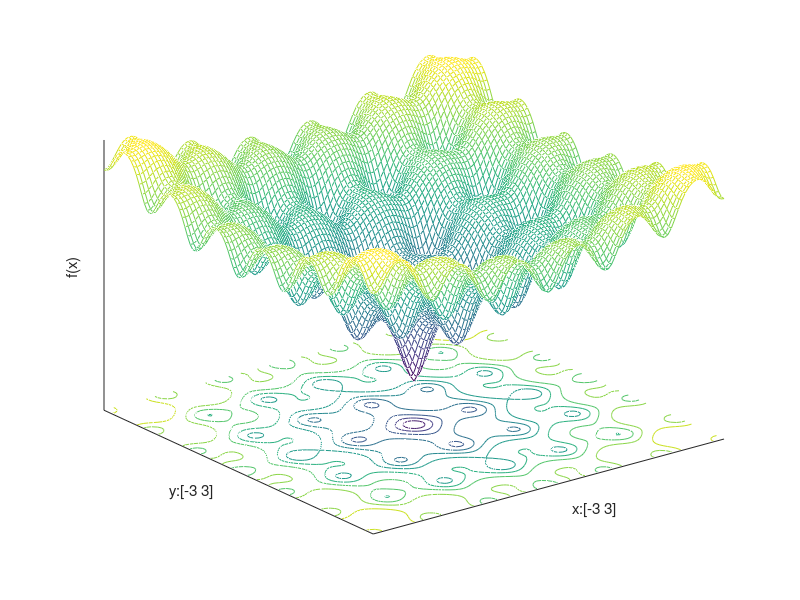

MATLAB code to generate this figure:
function AckleyPlot

xlimits = [-3 3];
dx = (xlimits(2) - xlimits(1)) / 100;
N = floor((xlimits(2) - xlimits(1)) / dx) + 1;
obj = zeros(N, N);
i = 0;
for x = xlimits(1) : dx : xlimits(2)
    i = i + 1;
    k = 0;
    for y = xlimits(1) : dx : xlimits(2)
        k = k + 1;
        sum1 = x^2 + y^2;
        sum2 = cos(2*pi*x) + cos(2*pi*y);
        obj(i,k) = 20 + exp(1) - 20 * exp(-0.2*sqrt(sum1/2)) - exp(sum2/2);
    end
end
close all;
[x, y] = meshgrid(xlimits(1) : dx : xlimits(2));
meshc(x,y,obj);
zlabel('f(x)')
xlabel('x:[-3 3]')
ylabel('y:[-3 3]')
set(gca, 'XTick', [])
set(gca, 'YTick', [])
set(gca, 'ZTick', [])
temp = axis;
axis([xlimits, xlimits, temp(5), max(max(obj))])